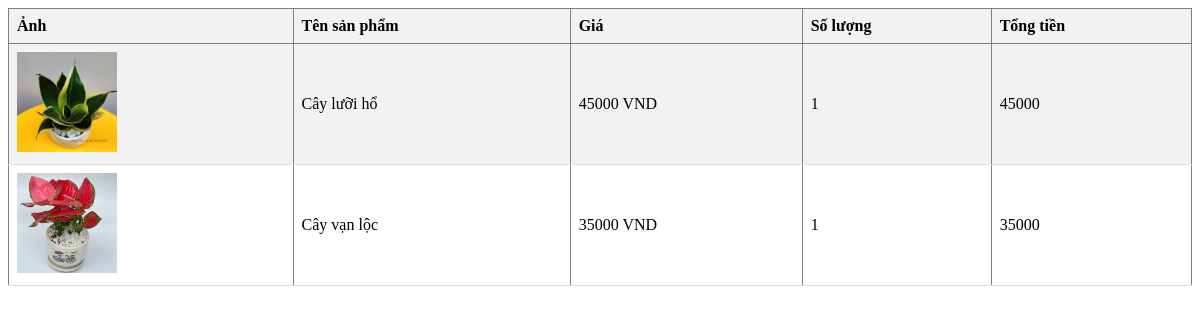
Screenshot of /detail_order_client.php?id=4 with the database file from the repository.
### tables this page shows
CREATE TABLE `order_product` (
  `order_id` int NOT NULL,
  `product_id` int NOT NULL,
  `quantity` int NOT NULL
);

CREATE TABLE `products` (
  `id` int NOT NULL,
  `name` varchar(50) NOT NULL,
  `price` float NOT NULL,
  `image` varchar(500) NOT NULL,
  `id_classify` int NOT NULL
);

### detail_order_client.php (the view, shortened to what this page needs)
<!DOCTYPE html>
<html lang="en">
<head>
</head>
<body>
    <?php
    $order_id = $_GET['id'];
    require_once 'admin/connect.php';
    $sql = "select * from order_product
    join products on products.id = order_product.product_id where order_id = '$order_id'";
    $result = mysqli_query($connect,$sql);
    ?>
     <table class="table" border="1"width="100%">
        <tr>
            <th>Ảnh</th>
            <th>Tên sản phẩm</th>
            <th>Giá</th>
            <th>Số lượng</th>
            <th>Tổng tiền</th>
        </tr>
        <?php foreach ($result as $each): ?>
            <tr>
                <td><img src="admin/images/<?php echo $each['image'] ?>" alt="" height="100px"></td>
                <td><?php echo $each['name']?></td>
                <td><?php echo $each['price']?> VND</td>
                <td>
                    <?php echo $each['quantity']?>
                </td>
                <td><?php
                $result =  $each['price'] * $each['quantity'];
                echo $result ;
                ?></td>
            </tr>
        <?php endforeach ?>
    </table>
</body>
</html>

### detail_order_client.php (style rules this page uses)
.table { border-collapse: collapse; width: 100%; }
.table th { background-color: #f2f2f2; text-align: left; padding: 8px; }
.table td { border-bottom: 1px solid #ddd; padding: 8px; }
.table tr:nth-child(even) { background-color: #f2f2f2; }

### rows the page displays
order_product: product.image (picture), product.name "Cây lưỡi hổ", product.price "45000", quantity "1"
order_product: product.image (picture), product.name "Cây vạn lộc", product.price "35000", quantity "1"
